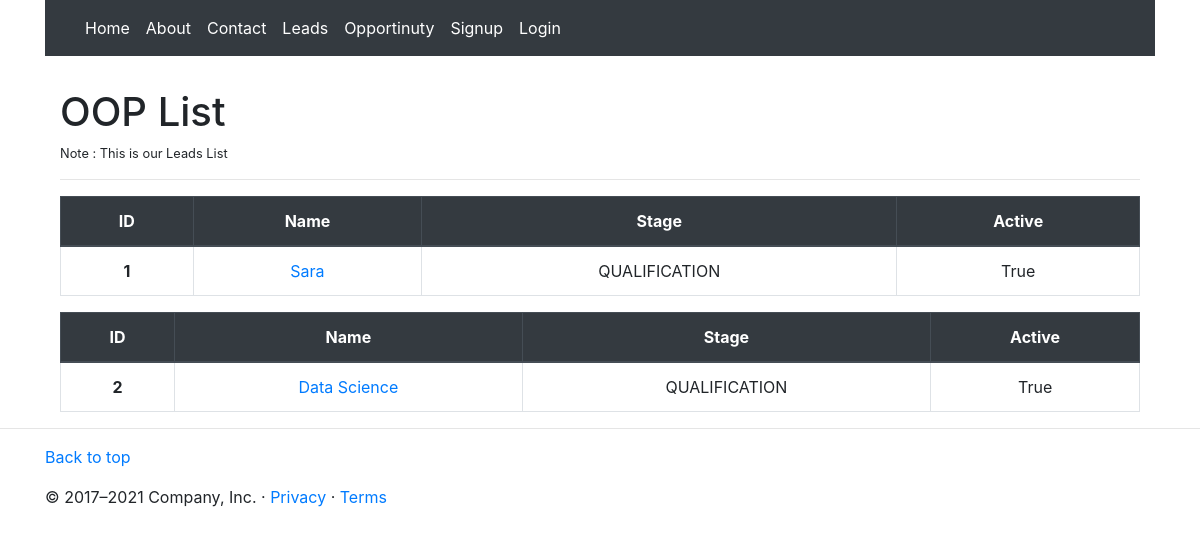
The page /opp/ on the database as committed earlier.
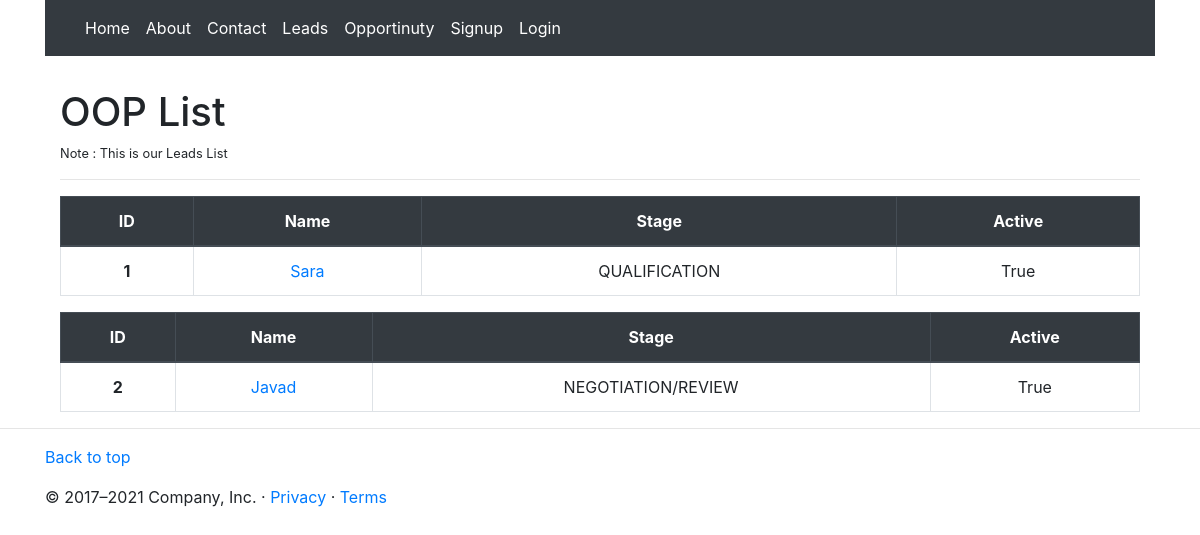
The same page on the database as committed later.
### Opportunity/models.py (models this page shows, shortened)
class Opportinuty(models.Model):
    name         = models.CharField(max_length=50)
    account      = models.ForeignKey(Account, on_delete=models.CASCADE)
    stage        = models.CharField(max_length=50, choices=STAGE_CHOICES)
    amount       = models.DecimalField(max_digits=12, decimal_places=2)
    lead_souce   = models.CharField(max_length=50)
    probility    = models.CharField(max_length=50)
    contacts     = models.ManyToManyField(Contact)
    closed_by    = models.ForeignKey(User, on_delete=models.CASCADE)
    description  = models.TextField()
    created_by   = models.ForeignKey(User, on_delete=models.CASCADE,related_name='created_by_opportinuty',)
    is_active    = models.BooleanField(default=False)

### Opportunity/views.py (the view)
# urls.py: path('',OOPListView.as_view(), name='list'),
class OOPListView(ListView):
    model = Opportinuty
    context_object_name = 'oops'
    template_name = 'list.html'

### Opportunity/templates/list.html (shortened to what this page needs)
{% extends 'base.html' %}
{% block content %}
    <div class="container">
    <h1 class="h1 mt-3 pt-3">OOP List </h1>
    <p class="small p">Note : This is our Leads List</p>
    <small><hr></small>
{% for opp in oops %}
<table class="table table-bordered text-center">
    <thead class="thead-dark">
      <tr>
        <th scope="col">ID</th>
        <th scope="col">Name</th>
        <th scope="col">Stage</th>
        <th scope="col">Active</th>
      </tr>
    </thead>
    <tbody>
      <tr>
        <th scope="row">{{opp.id}}</th>
        <td><a href="{% url 'opp:detail' opp.pk %}">{{opp.name}}</a></td>
        <td>{{opp.stage}}</td>
        <td>{{ opp.is_active }}</td>
      </tr>
    </tbody>
{% endfor %}
</table>
</div>
{% endblock %}

Rows that differ between the two databases and show on the page:
changed Opportinuty id 2: name "Data Science" → "Javad"; stage "QUALIFICATION" → "NEGOTIATION/REVIEW"
